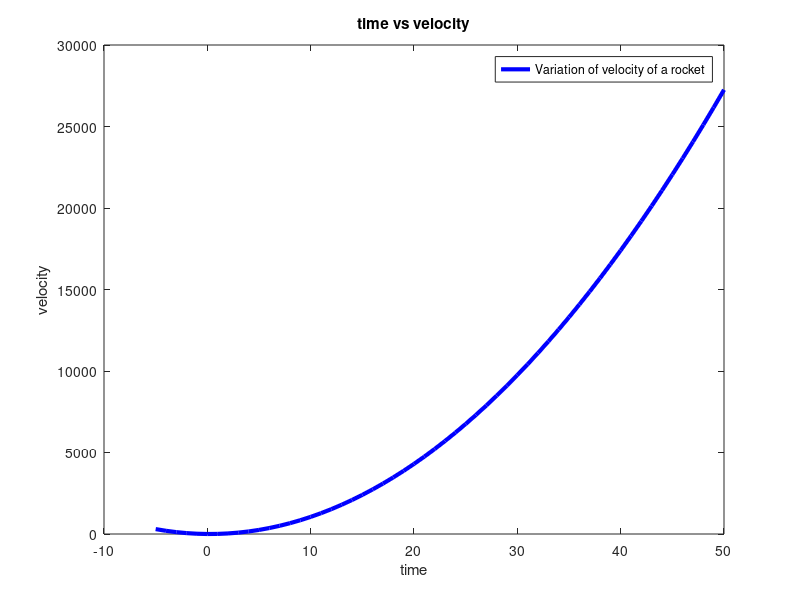

This figure's MATLAB source:
clc
clear all

t = -5:50; % time in minutes

if (0 <= t <= 10)
    v = 11.*((t).^2) - 5.*t;

elseif (10 <= t <= 20)
    v = 1100 - 5.*t;
    
elseif (20 <= t <= 30)
    v = 50.*t + 2.*(t-20).^2;
    
elseif (t > 30)
    v = 1520*(exp)^(-0.2*(t-30));
    
else
    v = 0;
    
end

plot(t, v,'linewidth',3,'color','b');
xlabel('time');
ylabel('velocity');
title('time vs velocity');
legend('Variation of velocity of a rocket')
    
